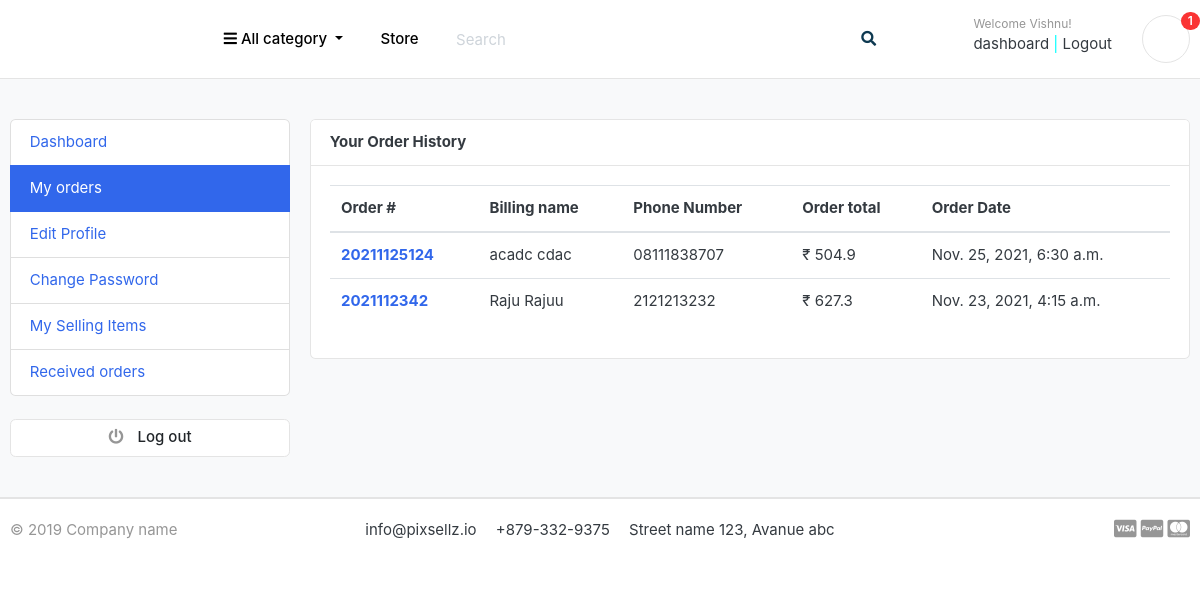
/accounts/my_orders/ (signed in), run on an earlier commit of the app's database.
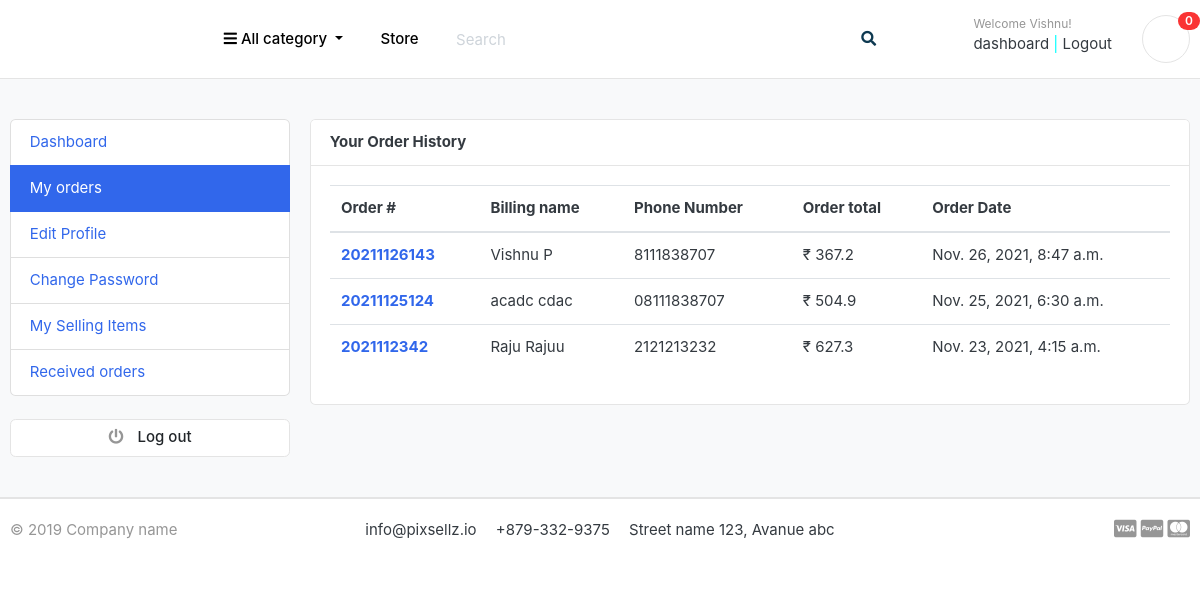
And on a later commit of the database.
### orders/models.py (models this page shows, shortened)
class Order(models.Model):
    STATUS = (
        ('New', 'New'),
        ('Accepted', 'Accepted'),
        ('Completed', 'Complated'),
        ('Cancelled', 'Cancelled'),
    )
    user = models.ForeignKey(Account, on_delete=SET_NULL, null=True)
    payment = models.ForeignKey(Payment, on_delete=models.SET_NULL, blank=True, null=True)
    order_number = models.CharField(max_length=20)
    first_name = models.CharField(max_length=50)
    last_name = models.CharField(max_length=50)
    phone = models.CharField(max_length=15)
    email = models.EmailField(max_length=50)
    address_line_1 = models.CharField(max_length=100)
    address_line_2 = models.CharField(max_length=100, blank=True)
    country = models.CharField(max_length=50)
    state = models.CharField(max_length=50)
    city = models.CharField(max_length=50)
    order_note = models.CharField(max_length=100, blank=True)
    order_total = models.FloatField()
    tax = models.FloatField()
    status = models.CharField(max_length=10, choices=STATUS, default='New')
    ip = models.CharField(blank=True, max_length=20)
    is_ordered = models.BooleanField(default=False)
    created_at = models.DateTimeField(auto_now_add=True)
    updated_at = models.DateTimeField(auto_now=True)
    def full_name(self):
        return f'{self.first_name} {self.last_name}'

### accounts/views.py (the view)
# urls.py: path('my_orders/', views.my_orders, name='my_orders'),
@login_required(login_url='signin')
def my_orders(request):
    orders = Order.objects.filter(user=request.user, is_ordered=True).order_by('-created_at')
    context = {
       'orders' : orders
    }
    return render(request, 'user/my_orders.html', context)

### carts/context_processors.py (called while the page is built)
def counter(request):
    cart_count = 0
    if 'admin' in request.path:
        return {}
    else:
        try:
            cart = Cart.objects.filter(cart_id=_cart_id(request))
            if request.user.is_authenticated:
                cart_items = CartItem.objects.all().filter(user=request.user)
            else:
                cart_items = CartItem.objects.all().filter(cart=cart[:1])
            for cart_item in cart_items:
                cart_count += cart_item.quantity
        except Cart.DoesNotExist:
            cart_item = 0
    return dict(cart_count=cart_count)

### carts/views.py (called while the page is built)
def _cart_id(request):
    cart = request.session.session_key
    if not cart:
        cart = request.session.create()
    return cart

### category/context_processors.py (called while the page is built)
def menu_links(request):
    links = Category.objects.all()
    return dict(links=links)

### category/models.py (called while the page is built)
    def get_url(self):
        return reverse('products_by_category', args=[self.slug])

### templates/user/my_orders.html
{% extends 'user/base.html' %}
{% block content %}
<section class="section-conten padding-y bg">
    <div class="container">
        <div class="row">
        {% include 'user/includes/dashboard_sidebar.html' %}
        <main class="col-md-9">
            <article class="card">
            <header class="card-header">
                <strong class="d-inline-block mr-3">Your Order History</strong>
            </header>
            <div class="card-body">
                <div class="row">
                    <div class="col-md-12">
                        <table class="table table-hover">
                            <thead>
                              <tr>
                                <th scope="col">Order #</th>
                                <th scope="col">Billing name</th>
                                <th scope="col">Phone Number</th>
                                <th scope="col">Order total</th>
                                <th scope="col">Order Date</th>
                              </tr>
                            </thead>
                            <tbody>
                                {% for order in orders %}
                              <tr>
                                <th scope="row"><a href="{% url 'order_detail' order.order_number %}">{{order.order_number}}</a></th>
                                <td>{{order.full_name}}</td>
                                <td>{{order.phone}}</td>
                                <td>₹ {{order.order_total}}</td>
                                <td>{{order.created_at}}</td>
                              </tr>
                              {% endfor %}
                            </tbody>
                          </table>
                    </div>
                </div>
            </div>
            </article>
        </main>
    </div>
    </div>
    </section>
{% endblock %}

### templates/user/includes/navbar.html (shortened to what this page needs)
{% load static %}
<header class="section-header">
    <section class="header-main border-bottom">
        <div class="container">
    <div class="row align-items-center">
        <div class="col-lg-2 col-md-3 col-6">
            <a href="{% url 'homepage' %}" class="brand-wrap">
                <h3 style="color: white;">Gadgetcart</h3>
            </a>
        </div>
        <div class="col-lg col-sm col-md col-6 flex-grow-0">
            <div class="category-wrap dropdown d-inline-block float-right">
                <button type="button" class="btn btn-primary dropdown-toggle" data-toggle="dropdown" style="color: black; background-color: white; border-color: #ffffff">
                    <i class="fa fa-bars"></i> All category
                </button>
            </div>
        </div>
        <a href="{% url 'store' %}" class="btn btn-outline-primary" style="color: black; background-color: white; border-color: #ffffff">Store</a>
        <div class="col-lg  col-md-6 col-sm-12 col">
            <form action="{% url 'search' %}" class="search" method="get">
                <div class="input-group w-100">
                    <input type="text" class="form-control" style="width:60%; border-color: white;" placeholder="Search" name="keyword">
                    <div class="input-group-append">
                      <button class="btn btn-primary" type="submit" style="color: #0E3951; background-color: #ffffff; border-color: #ffffff">
                        <i class="fa fa-search"></i>
                      </button>
                    </div>
                </div>
            </form>
        </div>
        <div class="col-lg-3 col-sm-6 col-8 order-2 order-lg-3">
                    <div class="d-flex justify-content-end mb-3 mb-lg-0">
                        {% if user.id is None %}
                        <div class="widget-header">
                            <small class="title text-muted">Welcome guest!</small>
                            <div>
                                <a href="{% url 'signin' %}">Sign in</a> <span class="dark-transp" style="color: aqua;"> | </span>
                                <a href="{% url 'register' %}"> Register</a>
                            </div>
                        </div>
                        {% else %}
                        <div class="widget-header">
                            <small class="title text-muted">Welcome {{user.first_name}}!</small>
                            <div>
                                <a href="{% url 'dashboard' %}">dashboard</a> <span class="dark-transp" style="color: aqua;"> | </span>
                                <a href="{% url 'signout' %}"> Logout</a>
                            </div>
                        </div>
                        {% endif %}
                        <a href="{% url 'cart' %}" class="widget-header pl-3 ml-3">
                            <div class="icon icon-sm rounded-circle border" style="color: white;"><i class="fa fa-shopping-cart" style="color: white;"></i></div>
                            <span class="badge badge-pill badge-danger notify">{{ cart_count }}</span>
                        </a>
                    </div>
                </div>
    </div>
        </div>
    </section>
    </header>

What changed in the data, as far as the page shows it:
added Order: order_number "20211126143", full_name "Vishnu P", phone "8111838707", order_total "367.2", created_at "Nov. 26, 2021, 8:47 a.m."
Also different on the page:
{{ cart_count }}: "1" → "0"
